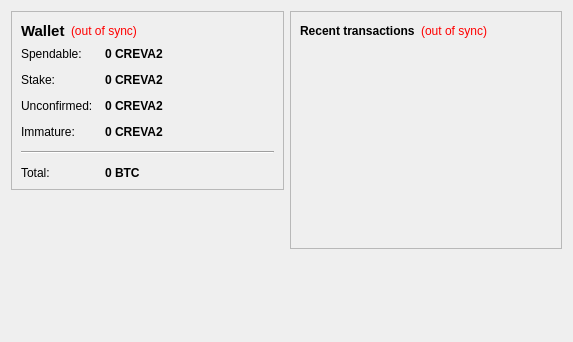
<?xml version="1.0" encoding="UTF-8"?>
<ui version="4.0">
 <class>OverviewPage</class>
 <widget class="QWidget" name="OverviewPage">
  <property name="geometry">
   <rect>
    <x>0</x>
    <y>0</y>
    <width>573</width>
    <height>342</height>
   </rect>
  </property>
  <property name="windowTitle">
   <string>Form</string>
  </property>
  <layout class="QHBoxLayout" name="horizontalLayout" stretch="1,1">
   <item>
    <layout class="QVBoxLayout" name="verticalLayout_2">
     <item>
      <widget class="QFrame" name="frame">
       <property name="frameShape">
        <enum>QFrame::StyledPanel</enum>
       </property>
       <property name="frameShadow">
        <enum>QFrame::Raised</enum>
       </property>
       <layout class="QVBoxLayout" name="verticalLayout_4">
        <item>
         <layout class="QHBoxLayout" name="horizontalLayout_4">
          <item>
           <widget class="QLabel" name="label_5">
            <property name="font">
             <font>
              <pointsize>11</pointsize>
              <weight>75</weight>
              <bold>true</bold>
             </font>
            </property>
            <property name="text">
             <string>Wallet</string>
            </property>
           </widget>
          </item>
          <item>
           <widget class="QLabel" name="labelWalletStatus">
            <property name="toolTip">
             <string>The displayed information may be out of date. Your wallet automatically synchronizes with the Crevacoin2 network after a connection is established, but this process has not completed yet.</string>
            </property>
            <property name="styleSheet">
             <string notr="true">QLabel { color: red; }</string>
            </property>
            <property name="text">
             <string notr="true">(out of sync)</string>
            </property>
            <property name="alignment">
             <set>Qt::AlignLeading|Qt::AlignLeft|Qt::AlignVCenter</set>
            </property>
           </widget>
          </item>
          <item>
           <spacer name="horizontalSpacer_2">
            <property name="orientation">
             <enum>Qt::Horizontal</enum>
            </property>
            <property name="sizeHint" stdset="0">
             <size>
              <width>40</width>
              <height>20</height>
             </size>
            </property>
           </spacer>
          </item>
         </layout>
        </item>
        <item>
         <layout class="QFormLayout" name="formLayout_2">
          <property name="fieldGrowthPolicy">
           <enum>QFormLayout::AllNonFixedFieldsGrow</enum>
          </property>
          <property name="horizontalSpacing">
           <number>12</number>
          </property>
          <property name="verticalSpacing">
           <number>12</number>
          </property>
          <item row="0" column="0">
           <widget class="QLabel" name="label">
            <property name="text">
             <string>Spendable:</string>
            </property>
           </widget>
          </item>
          <item row="0" column="1">
           <widget class="QLabel" name="labelBalance">
            <property name="font">
             <font>
              <weight>75</weight>
              <bold>true</bold>
             </font>
            </property>
            <property name="cursor">
             <cursorShape>IBeamCursor</cursorShape>
            </property>
            <property name="toolTip">
             <string>Your current spendable balance</string>
            </property>
            <property name="text">
             <string notr="true">0 CREVA2</string>
            </property>
            <property name="textInteractionFlags">
             <set>Qt::LinksAccessibleByMouse|Qt::TextSelectableByKeyboard|Qt::TextSelectableByMouse</set>
            </property>
           </widget>
          </item>
          <item row="1" column="0">
           <widget class="QLabel" name="label_6">
            <property name="text">
             <string>Stake:</string>
            </property>
           </widget>
          </item>
          <item row="1" column="1">
           <widget class="QLabel" name="labelStake">
            <property name="font">
             <font>
              <weight>75</weight>
              <bold>true</bold>
             </font>
            </property>
            <property name="cursor">
             <cursorShape>IBeamCursor</cursorShape>
            </property>
            <property name="toolTip">
             <string>Total of coins that was staked, and do not yet count toward the current balance</string>
            </property>
            <property name="text">
             <string notr="true">0 CREVA2</string>
            </property>
            <property name="textInteractionFlags">
             <set>Qt::LinksAccessibleByMouse|Qt::TextSelectableByKeyboard|Qt::TextSelectableByMouse</set>
            </property>
           </widget>
          </item>
          <item row="2" column="0">
           <widget class="QLabel" name="label_3">
            <property name="text">
             <string>Unconfirmed:</string>
            </property>
           </widget>
          </item>
          <item row="2" column="1">
           <widget class="QLabel" name="labelUnconfirmed">
            <property name="font">
             <font>
              <weight>75</weight>
              <bold>true</bold>
             </font>
            </property>
            <property name="cursor">
             <cursorShape>IBeamCursor</cursorShape>
            </property>
            <property name="toolTip">
             <string>Total of transactions that have yet to be confirmed, and do not yet count toward the current balance</string>
            </property>
            <property name="text">
             <string notr="true">0 CREVA2</string>
            </property>
            <property name="textInteractionFlags">
             <set>Qt::LinksAccessibleByMouse|Qt::TextSelectableByKeyboard|Qt::TextSelectableByMouse</set>
            </property>
           </widget>
          </item>
          <item row="3" column="0">
           <widget class="QLabel" name="labelImmatureText">
            <property name="text">
             <string>Immature:</string>
            </property>
           </widget>
          </item>
          <item row="3" column="1">
           <widget class="QLabel" name="labelImmature">
            <property name="font">
             <font>
              <weight>75</weight>
              <bold>true</bold>
             </font>
            </property>
            <property name="toolTip">
             <string>Mined balance that has not yet matured</string>
            </property>
            <property name="text">
             <string notr="true">0 CREVA2</string>
            </property>
            <property name="textInteractionFlags">
             <set>Qt::LinksAccessibleByMouse|Qt::TextSelectableByKeyboard|Qt::TextSelectableByMouse</set>
            </property>
           </widget>
          </item>
          <item row="4" column="0" colspan="2">
           <widget class="Line" name="line">
            <property name="orientation">
             <enum>Qt::Horizontal</enum>
            </property>
           </widget>
          </item>
          <item row="5" column="0">
           <widget class="QLabel" name="labelTotalText">
            <property name="text">
             <string>Total:</string>
            </property>
           </widget>
          </item>
          <item row="5" column="1">
           <widget class="QLabel" name="labelTotal">
            <property name="font">
             <font>
              <weight>75</weight>
              <bold>true</bold>
             </font>
            </property>
            <property name="cursor">
             <cursorShape>IBeamCursor</cursorShape>
            </property>
            <property name="toolTip">
             <string>Your current total balance</string>
            </property>
            <property name="text">
             <string notr="true">0 BTC</string>
            </property>
            <property name="textInteractionFlags">
             <set>Qt::LinksAccessibleByMouse|Qt::TextSelectableByKeyboard|Qt::TextSelectableByMouse</set>
            </property>
           </widget>
          </item>
         </layout>
        </item>
       </layout>
      </widget>
     </item>
     <item>
      <spacer name="verticalSpacer">
       <property name="orientation">
        <enum>Qt::Vertical</enum>
       </property>
       <property name="sizeHint" stdset="0">
        <size>
         <width>20</width>
         <height>40</height>
        </size>
       </property>
      </spacer>
     </item>
    </layout>
   </item>
   <item>
    <layout class="QVBoxLayout" name="verticalLayout_3">
     <item>
      <widget class="QFrame" name="frame_2">
       <property name="frameShape">
        <enum>QFrame::StyledPanel</enum>
       </property>
       <property name="frameShadow">
        <enum>QFrame::Raised</enum>
       </property>
       <layout class="QVBoxLayout" name="verticalLayout">
        <item>
         <layout class="QHBoxLayout" name="horizontalLayout_2">
          <item>
           <widget class="QLabel" name="label_4">
            <property name="text">
             <string>&lt;b&gt;Recent transactions&lt;/b&gt;</string>
            </property>
           </widget>
          </item>
          <item>
           <widget class="QLabel" name="labelTransactionsStatus">
            <property name="toolTip">
             <string>The displayed information may be out of date. Your wallet automatically synchronizes with the Crevacoin2 network after a connection is established, but this process has not completed yet.</string>
            </property>
            <property name="styleSheet">
             <string notr="true">QLabel { color: red; }</string>
            </property>
            <property name="text">
             <string notr="true">(out of sync)</string>
            </property>
            <property name="alignment">
             <set>Qt::AlignRight|Qt::AlignTrailing|Qt::AlignVCenter</set>
            </property>
           </widget>
          </item>
          <item>
           <spacer name="horizontalSpacer">
            <property name="orientation">
             <enum>Qt::Horizontal</enum>
            </property>
            <property name="sizeHint" stdset="0">
             <size>
              <width>40</width>
              <height>20</height>
             </size>
            </property>
           </spacer>
          </item>
         </layout>
        </item>
        <item>
         <widget class="QListView" name="listTransactions">
          <property name="styleSheet">
           <string notr="true">QListView { background: transparent; }</string>
          </property>
          <property name="frameShape">
           <enum>QFrame::NoFrame</enum>
          </property>
          <property name="verticalScrollBarPolicy">
           <enum>Qt::ScrollBarAlwaysOff</enum>
          </property>
          <property name="horizontalScrollBarPolicy">
           <enum>Qt::ScrollBarAlwaysOff</enum>
          </property>
          <property name="selectionMode">
           <enum>QAbstractItemView::NoSelection</enum>
          </property>
         </widget>
        </item>
       </layout>
      </widget>
     </item>
     <item>
      <spacer name="verticalSpacer_2">
       <property name="orientation">
        <enum>Qt::Vertical</enum>
       </property>
       <property name="sizeHint" stdset="0">
        <size>
         <width>20</width>
         <height>40</height>
        </size>
       </property>
      </spacer>
     </item>
    </layout>
   </item>
  </layout>
 </widget>
 <resources/>
 <connections/>
</ui>
